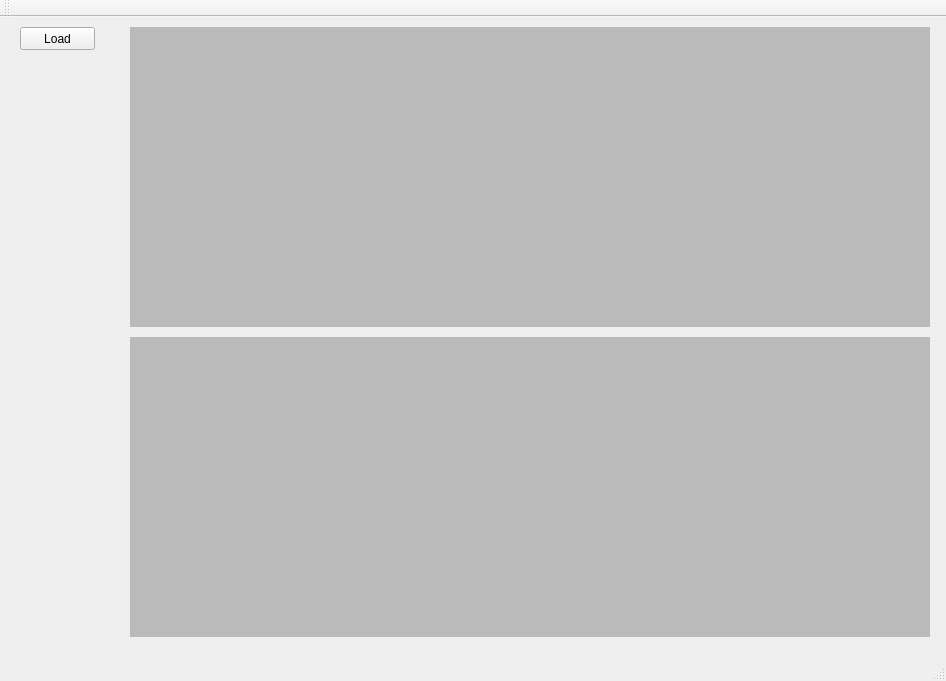
<?xml version="1.0" encoding="UTF-8"?>
<ui version="4.0">
 <class>MainWindow</class>
 <widget class="QMainWindow" name="MainWindow">
  <property name="geometry">
   <rect>
    <x>0</x>
    <y>0</y>
    <width>946</width>
    <height>681</height>
   </rect>
  </property>
  <property name="windowTitle">
   <string>MainWindow</string>
  </property>
  <widget class="QWidget" name="centralWidget">
   <widget class="QPushButton" name="pushButton_loadImage">
    <property name="geometry">
     <rect>
      <x>20</x>
      <y>10</y>
      <width>75</width>
      <height>23</height>
     </rect>
    </property>
    <property name="text">
     <string>Load</string>
    </property>
   </widget>
   <widget class="QLabel" name="loadImage">
    <property name="geometry">
     <rect>
      <x>130</x>
      <y>10</y>
      <width>800</width>
      <height>300</height>
     </rect>
    </property>
    <property name="styleSheet">
     <string notr="true">background-color: rgb(186, 186, 186);</string>
    </property>
    <property name="text">
     <string/>
    </property>
    <property name="alignment">
     <set>Qt::AlignCenter</set>
    </property>
   </widget>
   <widget class="QLabel" name="loadImage_2">
    <property name="geometry">
     <rect>
      <x>130</x>
      <y>320</y>
      <width>800</width>
      <height>300</height>
     </rect>
    </property>
    <property name="styleSheet">
     <string notr="true">background-color: rgb(186, 186, 186);</string>
    </property>
    <property name="text">
     <string/>
    </property>
    <property name="alignment">
     <set>Qt::AlignCenter</set>
    </property>
   </widget>
  </widget>
  <widget class="QMenuBar" name="menuBar">
   <property name="geometry">
    <rect>
     <x>0</x>
     <y>0</y>
     <width>946</width>
     <height>21</height>
    </rect>
   </property>
  </widget>
  <widget class="QToolBar" name="mainToolBar">
   <attribute name="toolBarArea">
    <enum>TopToolBarArea</enum>
   </attribute>
   <attribute name="toolBarBreak">
    <bool>false</bool>
   </attribute>
  </widget>
  <widget class="QStatusBar" name="statusBar"/>
 </widget>
 <layoutdefault spacing="6" margin="11"/>
 <resources/>
 <connections/>
</ui>
